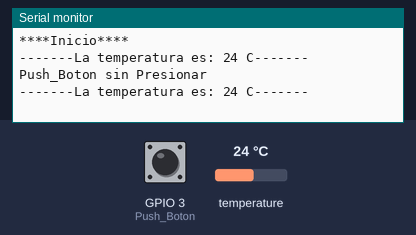
Recording of a sketch running on a simulated ESP32. Parts: the last lines printed to the serial monitor. The test bench sets the inputs (shaded band); at power-on: temperature 24 °C, GPIO 3 (Push_Boton) LOW.

Above: at 7.5 s.
7.6 s: temperature set to 12 °C
At 12.1 s:
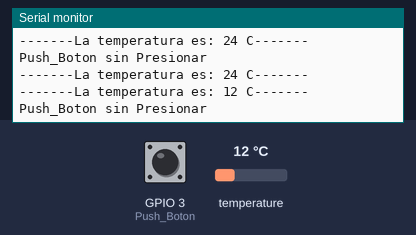
12.2 s: temperature set to 19 °C
At 13.8 s:
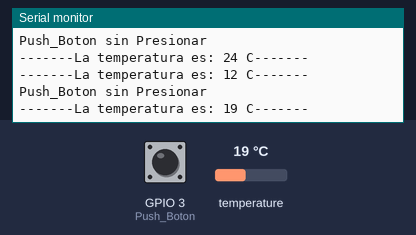
16.8 s: GPIO 3 (Push_Boton) pulled HIGH for 3 s
At 18.6 s:
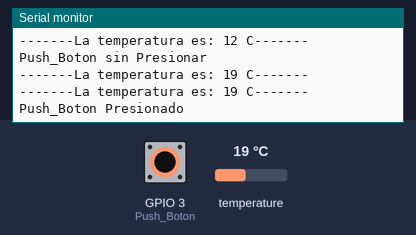
Timing chart, 0 to 20.1 s (numbered marks = the images above; inputs shaded):
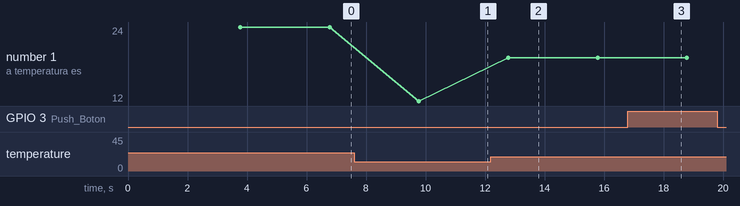

The sketch:

Practica_1_Sensor.ino
```cpp
/*
 * Fundacion Kinal
 * Centro educativo tecnico laboral Kinal
 * Electronica
 * Grado: Quinto
 * Sección: A
 * Curso: Taller de electronica digital y reparación de computadoras I
 * Nombre: Francisco Barillas
 * Carnet: 2019376
 * Proyecto: Practica 1
*/
//Incluyo las Librerias necesarias
#include <Ticker.h>
#include <OneWire.h>
#include <DallasTemperature.h>

//Variables
volatile static bool Estado_Sensor;

//Defino mis directivas de preprocesador
#define Push_Boton 3

//Funciones
void IRS_Temperatura();
void IRS_Push_Boton();
void Salidas();
void Actualizar();
//Constructores
Ticker IRS_Accion_Sensor    (IRS_Temperatura, 3000);
Ticker IRS_Accion_Push_Boton(IRS_Push_Boton, 6000);
OneWire ourWire(2);
DallasTemperature SENSOR(&ourWire);

void setup()
{
  Salidas();
}
void loop()
{
 Actualizar();
}
void Salidas()
{
  Serial.begin(9600);
  SENSOR.begin();
  pinMode(Push_Boton, INPUT);
  IRS_Accion_Sensor.start();
  IRS_Accion_Push_Boton.start();
  Serial.println("****Inicio****");
}
void Actualizar()
{
 IRS_Accion_Sensor.update();
 IRS_Accion_Push_Boton.update();
}
void IRS_Temperatura()
{
  SENSOR.requestTemperatures();
  int Temperatura_C = SENSOR.getTempCByIndex(0);
  Serial.print("-------");
  Serial.print("La temperatura es: ");
  Serial.print(Temperatura_C  );
  Serial.print(" C");
  Serial.println("-------");
}
void IRS_Push_Boton(){
  Estado_Sensor = digitalRead(Push_Boton);
  if(Estado_Sensor == HIGH)
{
  Serial.println("Push_Boton Presionado");
}
  if(Estado_Sensor == LOW)
{
  Serial.println("Push_Boton sin Presionar  ");
}
}
```

Measured:
- after the input at 7.6 s, the serial monitor: prints a new line after 2.2 s (image 1)
- after the input at 12.2 s, the serial monitor: prints a new line after 0.58 s (image 2)
- after the input at 16.8 s, the serial monitor: prints a new line after 1.2 s (image 3)
- plotted number 1: 24 → 12 after the input at 7.6 s, 12 → 19 after the input at 12.2 s
